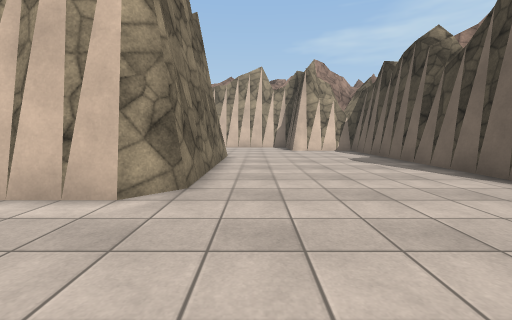
view 1 (above)

22 first-person views from a walk through a Unity game level. The camera is 1.2 m above the floor, tilts 6° down and sees 90° across. The floor is counted in squares, 2 m on a side. Each view is taken from the middle of a square. On the plan, view 1 faces up. The plan holds only what a view shows up to about 9 squares ahead; the rest is blank. The place goes on beyond the plan. Surface patterns are stand-ins for the level's own textures.

view 2
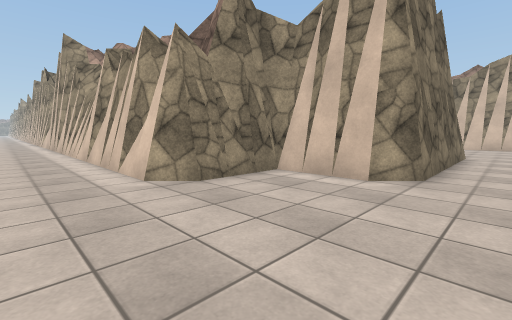

view 3
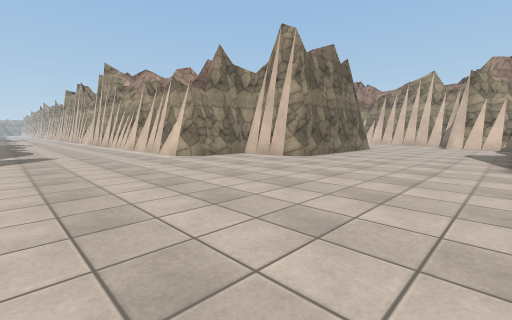

view 4
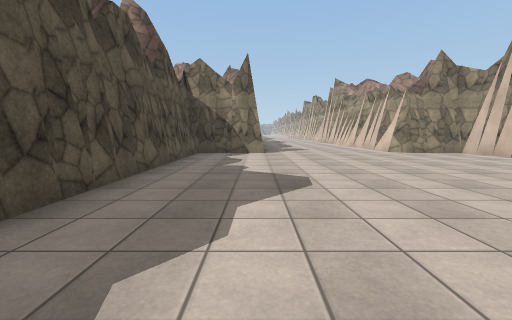

view 5
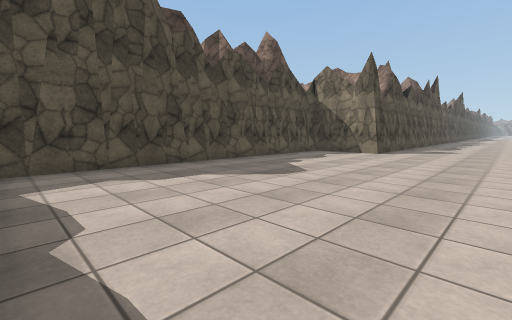

view 6
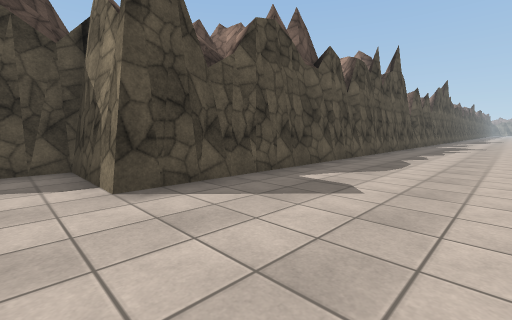

view 7
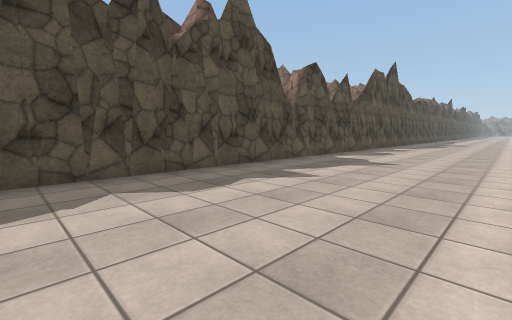

view 8
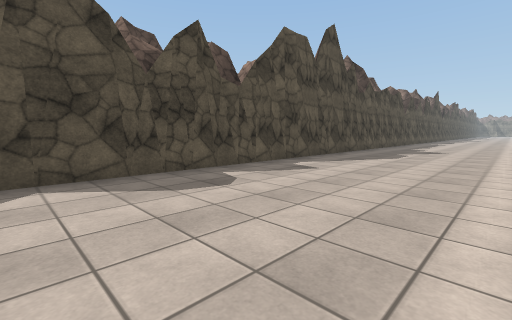

view 9
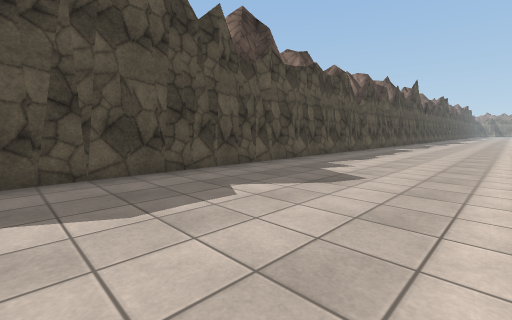

view 10
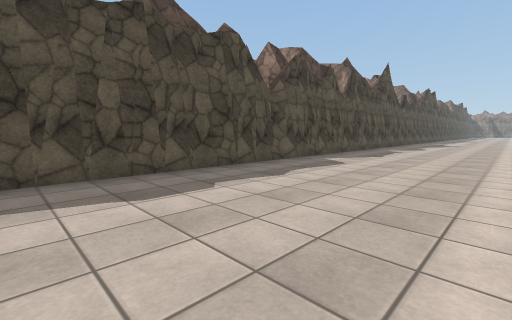

view 11
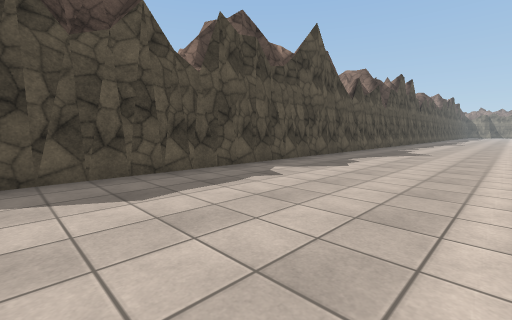

view 12
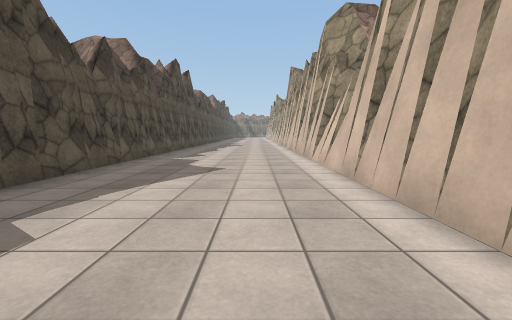

view 13
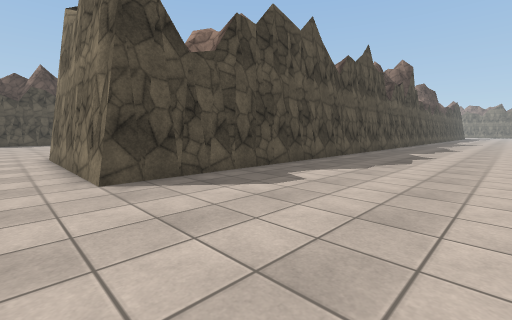

view 14
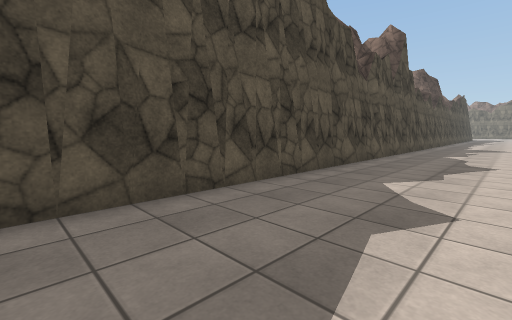

view 15
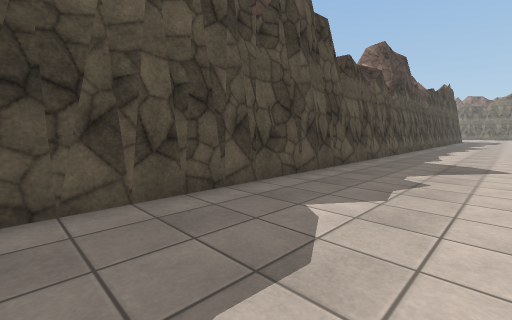

view 16
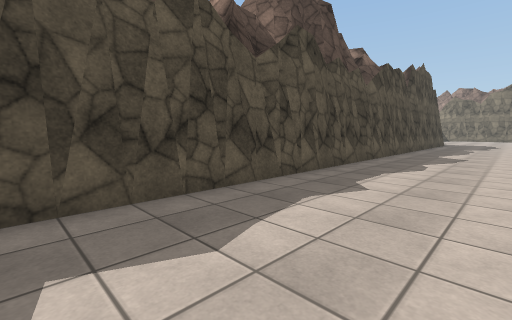

view 17
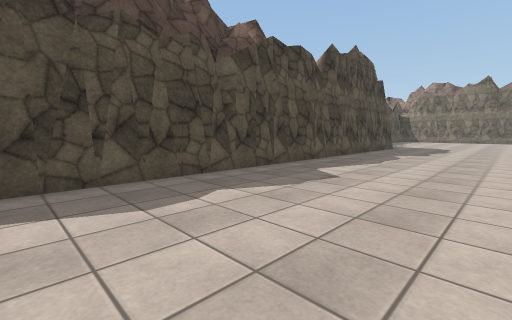

view 18
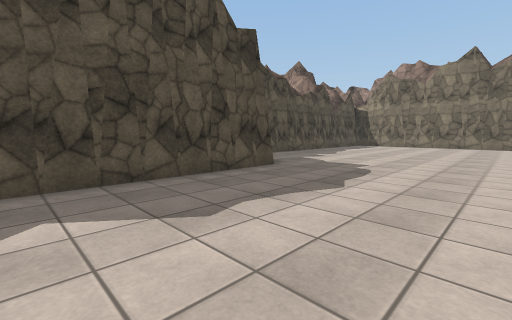

view 19
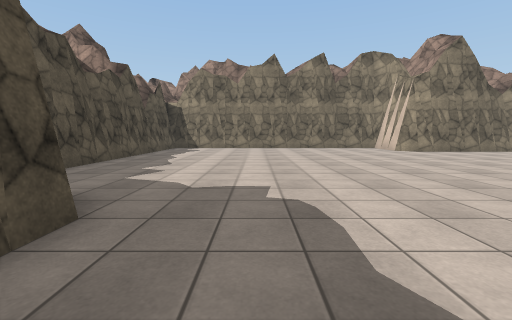

view 20
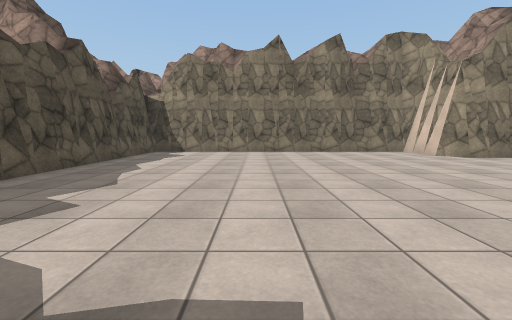

view 21
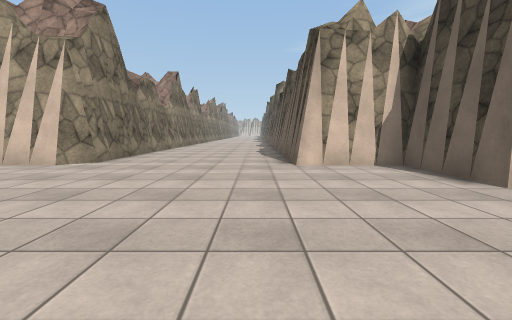

view 22
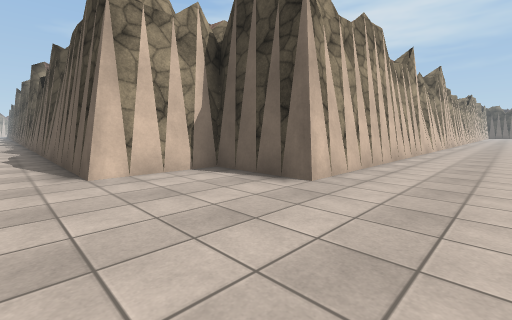

### Floor plan
Points are (right, up) in squares from view 1. A wall is a line through its corners. A room is listed if a view was taken in it or the views show most of it. See-through windows are left out.
Room 1 (views 1, 2, 3, 4, 5, 6, 7, 8, 9, 10, 11, 12)
walls: (-14.6, -4) (-14.2, -3.9); (-8.5, 0.5) (-9.3, 0.3); (-23.4, -3.9) (-22.7, -3.8); (-4.1, -4) (-3.7, -3.8); (-3.8, 0.6) (-4.3, 0.3); (-2.8, 1.9) (-3, 1.4); (-2.9, -4.6) (-2.8, -5.4); (-2.5, -5.9) (-1.7, -5.8); (-31.4, -3.7) (-30.5, -4) (-29.7, -3.9); (-0.5, -5.9) (0.3, -5.8); (-0.9, 5.5) (-0.9, 2.7) (-1.2, 2.3) (-2.9, 2.3) (-2.9, 0.7) (-3.2, 0.3) (-11.5, 0.3); (3.3, 3.2) (3.4, 4); (3.4, 3.2) (3.4, 8.8) (1.2, 8.8); (3.4, 5.7) (3.2, 7.3); (-37.2, 0.3) (-45.1, 0.3); (-38.4, -3.7) (-37.2, -3.9); (-39.5, -3.9) (-38.7, -3.8); (-43.4, -3.8) (-42.7, -3.9); (-45.1, -3.8) (-2.9, -3.8) (-2.9, -5.8) (5.1, -5.8)
low walls: (-40.9, -3.9) (-39.7, -3.7)
ways out: opening at (0.7, 7) to room 2
Room 2 (views 13, 14, 15, 16, 17, 18, 19, 20, 21, 22)
walls: (-24, 10.8) (-32.1, 10.8) (-32.1, 12.8) (-34.1, 12.8) (-34.1, 18.5); (-24.9, 6.8) (-23.7, 6.6); (-22.9, 6.7) (-21.7, 6.6); (-20.5, 6.7) (-19.6, 6.5) (-18.7, 6.7); (-31.9, 6.7) (-0.9, 6.7) (-0.9, 5.5); (-14.4, 6.8) (-13.7, 6.6); (-8.9, 6.7) (-8.2, 6.6); (-38.3, 14.8) (-38.4, 13.6); (-38.5, 16.3) (-38.2, 15.1); (-40.2, 10.3) (-40.4, 8.6); (-38.4, 17.1) (-38.4, 13.2) (-38.7, 12.8) (-40.3, 12.8) (-40.3, 4.7) (-33.9, 4.7); (-6.5, 6.6) (-5.7, 6.7); (0, 10.8) (-1, 10.8)
ways out: opening at (0.7, 7) to room 1

Where each view was taken, in squares from view 1:
view 1: 0 up, 0 right, facing up
view 2: 1 down, 0 right, facing up-left
view 3: 3 down, 3 right, facing up-left
view 4: 4 down, 5 right, facing left
view 5: 1 down, 5 right, facing down-left
view 6: 1 down, 2 left, facing down-left
view 7: 0 up, 9 left, facing down-left
view 8: 0 up, 15 left, facing down-left
view 9: 0 up, 21 left, facing down-left
view 10: 0 up, 26 left, facing down-left
view 11: 0 up, 32 left, facing down-left
view 12: 1 down, 36 left, facing left
view 13: 10 up, 0 right, facing down-left
view 14: 9 up, 5 left, facing down-left
view 15: 9 up, 11 left, facing down-left
view 16: 9 up, 17 left, facing down-left
view 17: 10 up, 21 left, facing down-left
view 18: 10 up, 28 left, facing down-left
view 19: 8 up, 30 left, facing left
view 20: 8 up, 32 left, facing left
view 21: 8 up, 35 left, facing up
view 22: 9 up, 35 left, facing up-right
